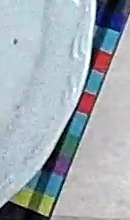
%> input picture code/code_b/27.png, 130 x 220 px
$ octave color_recognition.m   (GNU Octave 9; MATLAB toolbox functions it lacks are replaced by stand-ins)
%> lines starting %> are read from the running program, lines starting %| are printed output that depends on the picture; in (x1, y1, x2, y2) boxes, pixels count from 0 and x2, y2 are one past the last pixel; in counts of white or black regions, pixels touching at a corner belong together; the program's own positions count from 1
### label_image.m

function labelled = label_image(RGBimage,LightenImg,HSVimage,h_thres,s_thres,v_thres,white_thres,black_thres,lighten_white_thres,lighten_black_thres,var_thres)
RGBimage=double(RGBimage);
[H, W, ~] = size(HSVimage);
black_index=(RGBimage(:,:,1) < black_thres) & (RGBimage(:,:,2) < black_thres) & (RGBimage(:,:,3) < black_thres);
white_index=(RGBimage(:,:,1) > white_thres) & (RGBimage(:,:,2) > white_thres) & (RGBimage(:,:,3) > white_thres);
lighten_white_index=(LightenImg(:,:,1) > lighten_white_thres) & (LightenImg(:,:,2) > lighten_white_thres) & (LightenImg(:,:,3) > lighten_white_thres);
lighten_black_index=(LightenImg(:,:,1) < lighten_black_thres) & (LightenImg(:,:,2) < lighten_black_thres) & (LightenImg(:,:,3) < lighten_black_thres);
RG_D=abs(RGBimage(:,:,1)-RGBimage(:,:,2));
RB_D=abs(RGBimage(:,:,1)-RGBimage(:,:,3));
GB_D=abs(RGBimage(:,:,2)-RGBimage(:,:,3));
variation_index=(RG_D < var_thres) & (RB_D < var_thres) & (GB_D < var_thres);
mask=~(variation_index | lighten_black_index | lighten_white_index | black_index | white_index);
%mask=~(black_index | white_index);


labelled = zeros(H, W);
for i = 1:H
    for j = 1:W
        if mask(i,j)
            hsv = HSVimage(i,j,:);
            l = labeller(hsv,h_thres,s_thres,v_thres);
            labelled(i,j) = l;
        else
            labelled(i,j)=0;
        end
    end
end

end

% [9 lines left out: function labeller, not called in this run]


### find_connected.m
function components = find_connected(map, filter)

[H, W] = size(map);
visited = false(H+2, W+2);
stack = zeros(H*W, 2);
container = zeros(H*W, 2);
components = [];
%stack_pointer = 1;

for i = 1:H+2
    for j = 1:W+2
        if(i == 1 || i == H + 2 || j == 1 || j == W + 2)
            visited(i,j) = 1;
            continue;
        end
        for k = 1:numel(filter)
            if(map(i-1,j-1) == filter(k))
                visited(i,j) = 1;
                break;
            end
        end
    end
end

for i = 1:H
    for j = 1:W
        stack_pointer = 1;
        container_pointer = 1;
        if(~visited(i+1,j+1))
            stack(stack_pointer, :) = [i j];
            stack_pointer = stack_pointer + 1;
            visited(i+1,j+1) = 1;
        end
        while(stack_pointer > 1)
            stack_pointer = stack_pointer - 1;
            node = stack(stack_pointer, :);
            container(container_pointer, :) = node;
            container_pointer = container_pointer + 1;

            node_y = node(1);
            node_x = node(2);

            neighbors = [node_y node_x-1; node_y node_x+1; node_y-1 node_x; node_y+1 node_x];
            for k = 1:4
               n_y = neighbors(k, 1);
               n_x = neighbors(k, 2);
               if(~visited(n_y+1, n_x+1) && (map(n_y, n_x) == map(node_y, node_x)))
                   visited(n_y+1, n_x+1) = 1;
                   stack(stack_pointer, :) = [n_y n_x];
                   stack_pointer = stack_pointer + 1;
               end
            end
        end

        if(container_pointer > 1)
            component.size = container_pointer - 1;
            component.points = container(1:component.size, :);
            component.label = map(i,j);

            components = [components component];
        end
    end
end

### find_max_components.m
function [sortedComponents] = find_max_components(Components)
[~,idx]=sort([Components.size]);
sortedComponents=Components(idx);
end

### color_recognition.m
close all;clear all;clc;
RED=1;
YELLOW=2;
GREEN=3;
CYAN=4;
BLUE=5;
MAGENTA=6;
Color=zeros(6,3);
Color(RED,:)=[1 0 0];
Color(YELLOW,:)=[1 1 0];
Color(GREEN,:)=[0 1 0];
Color(CYAN,:)=[0 1 1];
Color(BLUE,:)=[0 0 1];
Color(MAGENTA,:)=[1 0 1];
similarity_thres=8;
h_thres=60;
s_thres=0.3;
v_thres=0.3;

white_thres=210;
black_thres=50;
lighten_white_thres=0.7;
lighten_black_thres=0.3;
var_thres=20;
maxDistance=5;

img_name='C:\Users\cheee\Desktop\UST\fyp\color_bar\color_bar_recognition_2\color_bar_recognition\color_code\color_code\code\code_b\27.png';
img_rgb=imread(img_name);
%> img_rgb is the input picture: size 220x130x3 uint8; mean R, G, B 162.4, 172.9, 179.7
[Height,Width,~]=size(img_rgb);
%> Height = 220; Width = 130

figure;
imshow(img_rgb);
%% find colours in images
img=rgb2hsv(img_rgb);
%> img: size 220x130x3 double; mean H, S, V 0.549, 0.177, 0.72
temp=img;

img(:,:,3)=img(:,:,3)*1.5;
%> img: size 220x130x3 double; mean H, S, V 0.549, 0.177, 1.08
index=img(:,:,3)>0.9;
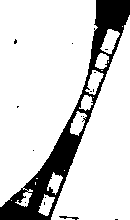
%> index: size 220x130 logical; 83.4% white; 16 black regions (14 under 20 px), largest, box (x1, y1, x2, y2) and area: (0, 0, 130, 220) 4678, (59, 216, 79, 220) 37
img(index)=temp(index);

img(:,:,2)=img(:,:,2)*1.8;
%> img: size 220x130x3 double; mean H, S, V 0.549, 0.318, 1.08
index=img(:,:,2)>1;
%> index: size 220x130 logical; 9.2% white; 39 white regions (31 under 20 px), largest, box (x1, y1, x2, y2) and area: (93, 0, 123, 48) 963, (35, 93, 93, 193) 960, (85, 48, 110, 87) 284
img(index)=temp(index);

LIGHTEN_IMG_FIGURE=figure;
lighten_img=hsv2rgb(img);
imshow(lighten_img);
hold on;

labelled = label_image(img_rgb,lighten_img,img,h_thres,s_thres,v_thres,white_thres,black_thres,lighten_white_thres,lighten_black_thres,var_thres);
%> in label_image, `black_index=(RGBimage(:,:,1) < black_thres) & (RGBimage(:,:,2) < black..`: black_index: size 220x130 logical; 4.1% white; 34 white regions (30 under 20 px), largest, box (x1, y1, x2, y2) and area: (0, 197, 58, 220) 592, (42, 118, 72, 171) 287, (105, 0, 121, 23) 167, (89, 47, 97, 70) 61
%> in label_image, `white_index=(RGBimage(:,:,1) > white_thres) & (RGBimage(:,:,2) > white..`: white_index: size 220x130 logical; 2.9% white; 58 white regions (53 under 20 px), largest, box (x1, y1, x2, y2) and area: (72, 0, 95, 109) 400, (118, 170, 130, 188) 105, (53, 111, 72, 142) 66, (46, 143, 53, 153) 31, (73, 0, 79, 6) 23
%> in label_image, `lighten_white_index=(LightenImg(:,:,1) > lighten_white_thres) & (Light..`: lighten_white_index: size 220x130 logical; 78.1% white; 11 black regions (10 under 20 px), largest, box (x1, y1, x2, y2) and area: (0, 0, 130, 220) 6238
%> in label_image, `lighten_black_index=(LightenImg(:,:,1) < lighten_black_thres) & (Light..`: lighten_black_index: size 220x130 logical; 4.1% white; 35 white regions (31 under 20 px), largest, box (x1, y1, x2, y2) and area: (0, 197, 58, 220) 594, (42, 118, 72, 171) 294, (105, 0, 121, 23) 169, (89, 47, 97, 70) 62
%> in label_image, `RB_D=abs(RGBimage(:,:,1)-RGBimage(:,:,3));`:
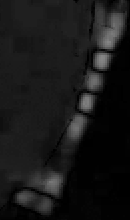
%> RB_D: size 220x130 double; min 0, max 134, mean 24
%> in label_image, `variation_index=(RG_D < var_thres) & (RB_D < var_thres) & (GB_D < var_..`: variation_index: size 220x130 logical; 36.4% white; 22 white regions (10 under 20 px), largest, box (x1, y1, x2, y2) and area: (0, 0, 130, 220) 9178, (41, 127, 66, 167) 466, (83, 47, 97, 75) 164
%> in label_image, `mask=~(variation_index | lighten_black_index | lighten_white_index | b..`: mask: size 220x130 logical; 16.7% white; 20 white regions (18 under 20 px), largest, box (x1, y1, x2, y2) and area: (13, 91, 97, 215) 2763, (83, 0, 127, 93) 1970
%> after the loop in label_image, `for i = 1:H`:
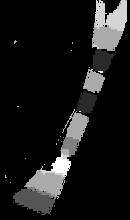
%> labelled: size 220x130 double; min 0, max 6, mean 0.578; drawn with min black and max white
%> after the loop in label_image, `for i = 1:H`: hsv = [0.173 0.804 0.329]; l = 2
components = find_connected(labelled, 0);
%> after the loop in find_connected, `for i = 1:H+2`:
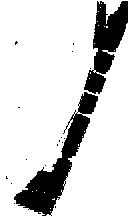
%> visited: size 222x132 logical; 83.9% white; 18 black regions (16 under 20 px), largest, box (x1, y1, x2, y2) and area: (14, 92, 98, 216) 2728, (84, 1, 128, 94) 1958
%> after the loop in find_connected, `for i = 1:H`: visited: size 222x132 logical; 16.09% of pixels changed, all inside (x1, y1, x2, y2) = (6, 1, 128, 216)
%> after the loop in find_connected, `for i = 1:H`: component = {size 1, points [215 51], label 2}; component.label = 2; component.points = [215 51]; component.size = 1; components = 64 items; first 5, size and label: 669 5, 2 4, 6 4, 6 4, 566 4

labelled_FIGURE=figure;
labelled=repmat(labelled,1,1,3);
%> labelled: size 220x130x3 double
for i=1:6
    Indexs{i}=(labelled(:,:,1)==i);
end
%> after the loop, Indexs = 6 items
for i=1:6
    R=labelled(:,:,1);
    G=labelled(:,:,2);
    B=labelled(:,:,3);
    R(Indexs{i})=Color(i,1);
    G(Indexs{i})=Color(i,2);
    B(Indexs{i})=Color(i,3);
    labelled(:,:,1)=R;
    labelled(:,:,2)=G;
    labelled(:,:,3)=B;
end
%> B: size 220x130 double; values 0 (black) and 1 (white), 10.7% white; 17 white regions (13 under 20 px), largest, box (x1, y1, x2, y2) and area: (92, 0, 127, 51) 1262, (24, 149, 71, 199) 1005, (62, 109, 89, 141) 430, (83, 69, 105, 93) 342
%> G: size 220x130 double; values 0 (black) and 1 (white), 10.5% white; 22 white regions (18 under 20 px), largest, box (x1, y1, x2, y2) and area: (13, 169, 65, 215) 1369, (60, 113, 89, 157) 692, (92, 23, 123, 51) 566, (83, 69, 105, 93) 338
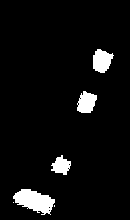
%> R: size 220x130 double; values 0 (black) and 1 (white), 5.5% white; 6 white regions (2 under 20 px), largest, box (x1, y1, x2, y2) and area: (13, 189, 55, 215) 662, (93, 49, 114, 73) 354, (77, 91, 97, 113) 318, (51, 155, 71, 175) 246
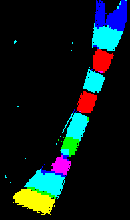
%> labelled: size 220x130x3 double; mean R, G, B 0.0553, 0.105, 0.107
figure(labelled_FIGURE);
imshow(labelled);
hold on;

figure;


no_components = numel(components);
%> no_components = 64

Labels=[components.label];
%> Labels = 64 values, max 6 at index 16, min 1 at index 11, mean 4
if no_components>0
    for i=1:6
        index= (Labels==i);
        COMPONENTS(i).data=find_max_components(components(index));
        COMPONENTS(i).no=numel(COMPONENTS(i).data);
    end
%> this loop made 6 passes
%> idx in find_max_components on passes 1, 2, 3, 6: [3 2 1], [2 4 5 3 1], [2 5 6 4 1 7 3], [2 1 3]
%> after the loop, COMPONENTS = 6 items; no: 3, 5, 7, 26, 20, 3
end


figure(LIGHTEN_IMG_FIGURE);
pts=[];
for i=1:6
    data=COMPONENTS(i).data;
    no=COMPONENTS(i).no;
    if no>0
        max_component_size=data(no).size;
        max_component_pts=data(no).points;
        if (i==2) | (i==5)
            [ ~, avg_pt] = kmeans(max_component_pts, 10, 'MaxIter', 10000, 'EmptyAction', 'drop');
        else
            [ ~, avg_pt] = kmeans(max_component_pts, 5, 'MaxIter', 10000, 'EmptyAction', 'drop');
        end
        pts=[pts;avg_pt];
        scatter(avg_pt(:,2),avg_pt(:,1), 300,Color(i,:),'x');
        hold on;
    end
end
%> this loop made 6 passes
%> (no, max_component_size) on passes 1 to 6: (3, 346), (5, 660), (7, 217), (26, 614), (20, 669), (3, 246)
%> after the loop, max_component_pts = 246 rows, first 12: [156 62; 157 62; 158 62; 159 62; 160 62; 161 62; 162 62; 163 62; 164 62; 165 62; 166 62; 167 62]; pts = 40 rows, first 12: [64.67 97.04; 62.75 106.6; 68.93 103.6; 55.28 99.49; 56.34 108.8; 193.3 26.51; 204.1 51.12; 204.1 40.42; 197.6 18.41; 199.1 45.95; 200.9 31.05; 208 34.69]
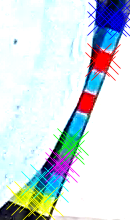
%> figure redrawn from the program's plot data

% [14 lines of commented-out code are left out]


pts=sortrows(pts,2);
%> pts = 40 rows, first 12: [197.6 18.41; 203.1 23.95; 193.3 26.51; 200.9 31.05; 183.6 33.51; 208 34.69; 195.8 36.51; 204.1 40.42; 176.7 42.22; 186.6 45.66; 210.7 45.8; 199.1 45.95]
X=pts(:,2);Y=pts(:,1);
%> after `X=pts(:,2)`: X = 40 values from 18.41 to 124.1
%> after `Y=pts(:,1)`: Y = 40 values, max 210.7 at index 11, min 5.15 at index 40, mean 124.3
pts=[X,Y];
%> pts = 40 rows, first 12: [18.41 197.6; 23.95 203.1; 26.51 193.3; 31.05 200.9; 33.51 183.6; 34.69 208; 36.51 195.8; 40.42 204.1; 42.22 176.7; 45.66 186.6; 45.8 210.7; 45.95 199.1]
% P = fitPolynomialRANSAC(pts,2,maxDistance,'MaxNumTrials',10000);
% P = polyfit(X,Y,3);

fitLineFcn = @(points) polyfit(points(:,1),points(:,2),1);
evalLineFcn = ...   % distance evaluation function
  @(model, points) (points(:, 2) - polyval(model, points(:,1)));
%> (the run ends here)

$ run again, with code/code_b/1.png copied over code/code_b/27.png
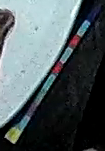
%> input picture code/code_b/1.png, 105 x 151 px
%> img_rgb is the input picture: size 151x105x3 uint8; mean R, G, B 81, 92.1, 94.9
%> black_index: size 151x105 logical; 52% white; 15 black regions (11 under 20 px), largest, box (x1, y1, x2, y2) and area: (0, 0, 83, 128) 6354, (4, 4, 101, 144) 1187, (83, 148, 97, 151) 24, (95, 21, 100, 29) 22
%> white_index: size 151x105 logical; 0.85% white in thin lines or dots, all inside (x1, y1, x2, y2) = (0, 0, 80, 116)
%> lighten_white_index: size 151x105 logical; 36.7% white; 15 white regions (14 under 20 px), largest, box (x1, y1, x2, y2) and area: (0, 0, 81, 126) 5764
%> lighten_black_index: size 151x105 logical; 52.2% white; 13 black regions (9 under 20 px), largest, box (x1, y1, x2, y2) and area: (0, 0, 83, 128) 6343, (4, 5, 101, 144) 1181, (84, 148, 97, 151) 23, (95, 21, 100, 29) 22
%> variation_index: size 151x105 logical; 56.8% white; 7 black regions (5 under 20 px), largest, box (x1, y1, x2, y2) and area: (0, 0, 101, 129) 6465, (7, 111, 35, 143) 369
%> mask: size 151x105 logical; 7.9% white; 19 white regions (13 under 20 px), largest, box (x1, y1, x2, y2) and area: (34, 35, 81, 101) 464, (7, 113, 31, 143) 285, (77, 7, 100, 35) 204, (7, 70, 49, 123) 138, (65, 0, 83, 41) 77, (55, 42, 65, 61) 40
%> after the loop in label_image, `for i = 1:H`: hsv = [0.235 0.44 0.529]; l = 2
%> after the loop in find_connected, `for i = 1:H+2`:
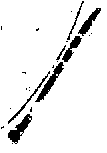
%> visited: size 153x107 logical; 92.5% white; 23 black regions (16 under 20 px), largest, box (x1, y1, x2, y2) and area: (35, 62, 64, 102) 276, (8, 114, 32, 144) 273, (78, 8, 101, 36) 201
%> after the loop in find_connected, `for i = 1:H`: component = {size 2, points [143 15 143 16], label 2}; component.label = 2; component.points = [143 15; 143 16]; component.size = 2; components = 47 items; first 5, size and label: 5 4, 3 3, 66 4, 99 5, 1 4
%> after the loop `for i=1:6`: Indexs = 6 items
%> no_components = 47
%> Labels = 47 values, max 6 at index 35, min 1 at index 11, mean 3.68
%> the loop `for i=1:6` made 6 passes
%> after the loop `for i=1:6`: COMPONENTS = 6 items; no: 2, 4, 8, 27, 5, 1
%> the loop `for i=1:6` made 6 passes
%> (data, no, max_component_size, avg_pt) on pass 6: ({size 8, label 6}, 1, 8, [110.7 30.33; 107 31; 109.5 31; 109 30; 108 31])
%> after the loop `for i=1:6`: max_component_pts = [107 31; 108 31; 109 31; 110 31; 111 31; 111 30; 110 30; 109 30]; pts = 40 rows, first 12: [44.95 75.63; 37.37 76.68; 41.29 73.29; 40.57 78.33; 45.22 71.39; 137.2 15.18; 135.2 18.64; 131.3 11.33; 137.3 11.53; 134.8 9.19; 131.5 18; 131 15]
%> after the loop `for i=1:6`:
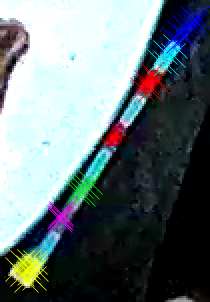
%> figure redrawn from the program's plot data; shown 2 times larger
%> `pts=sortrows(pts,2);`: pts = 40 rows, first 12: [134.8 9.19; 131.3 11.33; 137.3 11.53; 140.4 13.55; 134 14.31; 131 15; 137.2 15.18; 139.5 17.25; 131.5 18; 135.2 18.64; 109 30; 110.7 30.33]
%> X = 40 values from 9.19 to 99.5
%> Y = 40 values, max 140.4 at index 4, min 8.86 at index 37, mean 71.65
%> `pts=[X,Y];`: pts = 40 rows, first 12: [9.19 134.8; 11.33 131.3; 11.53 137.3; 13.55 140.4; 14.31 134; 15 131; 15.18 137.2; 17.25 139.5; 18 131.5; 18.64 135.2; 30 109; 30.33 110.7]

$ run again, with code/code_b/10.png copied over code/code_b/27.png
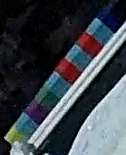
%> input picture code/code_b/10.png, 126 x 155 px
%> img_rgb is the input picture: size 155x126x3 uint8; mean R, G, B 60.3, 67, 73.5
%> black_index: size 155x126 logical; 56.1% white; 21 black regions (19 under 20 px), largest, box (x1, y1, x2, y2) and area: (4, 4, 126, 155) 5735, (68, 73, 126, 155) 2771
%> white_index: size 155x126 logical; 2% white in thin lines or dots, all inside (x1, y1, x2, y2) = (11, 24, 126, 155)
%> lighten_white_index: size 155x126 logical; 22.2% white; 16 white regions (13 under 20 px), largest, box (x1, y1, x2, y2) and area: (68, 74, 126, 155) 2676, (28, 22, 126, 148) 1486, (10, 141, 24, 155) 124
%> lighten_black_index: size 155x126 logical; 56.3% white; 22 black regions (20 under 20 px), largest, box (x1, y1, x2, y2) and area: (4, 4, 126, 155) 5704, (68, 73, 126, 155) 2771
%> variation_index: size 155x126 logical; 58.4% white; 11 black regions (7 under 20 px), largest, box (x1, y1, x2, y2) and area: (6, 3, 126, 155) 7856, (14, 143, 34, 155) 176, (98, 91, 104, 99) 28, (106, 83, 112, 89) 24
%> mask: size 155x126 logical; 18.2% white; 40 white regions (33 under 20 px), largest, box (x1, y1, x2, y2) and area: (36, 4, 126, 110) 2399, (6, 101, 46, 143) 847, (19, 143, 34, 155) 106
%> after the loop in label_image, `for i = 1:H`: hsv = [0.551 1.06 0.329]; l = 4
%> after the loop in find_connected, `for i = 1:H+2`:
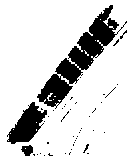
%> visited: size 157x128 logical; 82.8% white; 45 black regions (42 under 20 px), largest, box (x1, y1, x2, y2) and area: (37, 5, 127, 109) 2377, (7, 102, 47, 144) 844, (21, 145, 33, 156) 93
%> after the loop in find_connected, `for i = 1:H`: component = {size 1, points [155 44], label 4}; component.label = 4; component.points = [155 44]; component.size = 1; components = 126 items; first 5, size and label: 3 4, 117 5, 397 4, 1 5, 83 5
%> after the loop `for i=1:6`: Indexs = 6 items
%> no_components = 126
%> Labels = 126 values, max 6 at index 21, min 1 at index 18, mean 4.01
%> the loop `for i=1:6` made 6 passes
%> after the loop `for i=1:6`: COMPONENTS = 6 items; no: 10, 2, 3, 78, 28, 5
%> the loop `for i=1:6` made 6 passes
%> (no, max_component_size) on passes 1 to 6: (10, 381), (2, 168), (3, 122), (78, 468), (28, 117), (5, 204)
%> after the loop `for i=1:6`: max_component_pts = 204 rows, first 12: [102 32; 103 32; 104 32; 105 32; 105 33; 106 33; 107 33; 108 33; 109 33; 110 33; 111 33; 112 33]; pts = 40 rows, first 12: [36.51 85.27; 48.8 98.31; 51.25 90.71; 44.23 82.74; 41.57 92.14; 131.1 11; 137.2 22.77; 134.8 14.5; 139.7 9.14; 139.6 20.4; 130.6 14.5; 141.3 12.72]
%> after the loop `for i=1:6`:
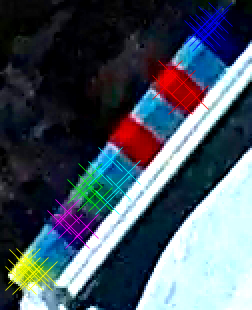
%> figure redrawn from the program's plot data; shown 2 times larger
%> `pts=sortrows(pts,2);`: pts = 40 rows, first 12: [139.7 9.14; 135.9 10.71; 131.1 11; 141.3 12.72; 134.8 14.5; 130.6 14.5; 139.3 16.21; 135.1 18.37; 139.6 20.4; 137.2 22.77; 111.6 29.82; 105.9 33.97]
%> X = 40 values from 9.14 to 110.3
%> Y = 40 values, max 141.3 at index 4, min 7.33 at index 40, mean 80.41
%> `pts=[X,Y];`: pts = 40 rows, first 12: [9.14 139.7; 10.71 135.9; 11 131.1; 12.72 141.3; 14.5 134.8; 14.5 130.6; 16.21 139.3; 18.37 135.1; 20.4 139.6; 22.77 137.2; 29.82 111.6; 33.97 105.9]

$ run again, with code/code_b/11.png copied over code/code_b/27.png
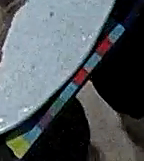
%> input picture code/code_b/11.png, 144 x 161 px
%> img_rgb is the input picture: size 161x144x3 uint8; mean R, G, B 80.7, 87.7, 91.8
%> black_index: size 161x144 logical; 39.3% white; 14 white regions (11 under 20 px), largest, box (x1, y1, x2, y2) and area: (0, 0, 144, 161) 9003, (0, 0, 14, 6) 53, (7, 5, 16, 13) 27
%> white_index: size 161x144 logical; 0.08% white in thin lines or dots, all inside (x1, y1, x2, y2) = (0, 14, 27, 131)
%> lighten_white_index: size 161x144 logical; 33% white; 19 white regions (17 under 20 px), largest, box (x1, y1, x2, y2) and area: (0, 0, 113, 132) 7568, (92, 85, 108, 107) 34
%> lighten_black_index: size 161x144 logical; 39.4% white; 15 white regions (12 under 20 px), largest, box (x1, y1, x2, y2) and area: (0, 0, 144, 161) 9016, (0, 0, 14, 7) 57, (7, 5, 16, 13) 28
%> variation_index: size 161x144 logical; 53.9% white; 8 black regions (7 under 20 px), largest, box (x1, y1, x2, y2) and area: (0, 0, 136, 157) 10641
%> mask: size 161x144 logical; 13.1% white; 106 white regions (89 under 20 px), largest, box (x1, y1, x2, y2) and area: (52, 35, 112, 109) 763, (6, 115, 48, 157) 605, (60, 0, 108, 18) 371
%> after the loop in label_image, `for i = 1:H`: hsv = [0.111 0.374 0.594]; l = 2
%> after the loop in find_connected, `for i = 1:H`: component = {size 8, label 2}; component.label = 2; component.points = [160 111; 161 111; 161 112; 161 113; 160 113; 160 114; 161 114; 160 112]; component.size = 8; components = 141 items; first 5, size and label: 6 4, 1 4, 8 4, 369 4, 28 4
%> after the loop `for i=1:6`: Indexs = 6 items
%> no_components = 141
%> Labels = 141 values, max 6 at index 24, min 1 at index 51, mean 3.85
%> the loop `for i=1:6` made 6 passes
%> after the loop `for i=1:6`: COMPONENTS = 6 items; no: 5, 6, 11, 106, 9, 4
%> the loop `for i=1:6` made 6 passes
%> (no, max_component_size, avg_pt) on pass 6: (4, 29, [116.5 45.5; 121.5 41.5; 120.5 47; 120.3 43.71; 118.5 45.5])
%> after the loop `for i=1:6`: max_component_pts = 29 rows, first 12: [116 45; 117 45; 118 45; 119 45; 120 45; 121 45; 121 46; 121 47; 120 47; 120 48; 121 48; 121 44]; pts = 40 rows, first 12: [45.94 109.3; 45.81 103.7; 40.26 107.4; 52.3 103.7; 49.17 99.6; 143.6 9.74; 145.6 27.81; 142.5 23.31; 152.9 17.16; 155 21.38; 150.1 24.5; 147.7 13.75]
%> after the loop `for i=1:6`:
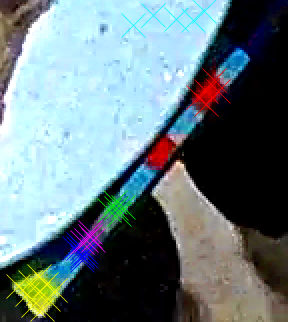
%> figure redrawn from the program's plot data; shown 2 times larger
%> `pts=sortrows(pts,2);`: pts = 40 rows, first 12: [143.6 9.74; 147.7 13.75; 141.3 15.33; 152.9 17.16; 146.8 19.29; 138.3 20.1; 155 21.38; 142.5 23.31; 150.1 24.5; 145.6 27.81; 124.7 37.67; 124.5 39.5]
%> X = 40 values from 9.74 to 109.3
%> Y = 40 values, max 155 at index 7, min 6.15 at index 36, mean 103.3
%> `pts=[X,Y];`: pts = 40 rows, first 12: [9.74 143.6; 13.75 147.7; 15.33 141.3; 17.16 152.9; 19.29 146.8; 20.1 138.3; 21.38 155; 23.31 142.5; 24.5 150.1; 27.81 145.6; 37.67 124.7; 39.5 124.5]
